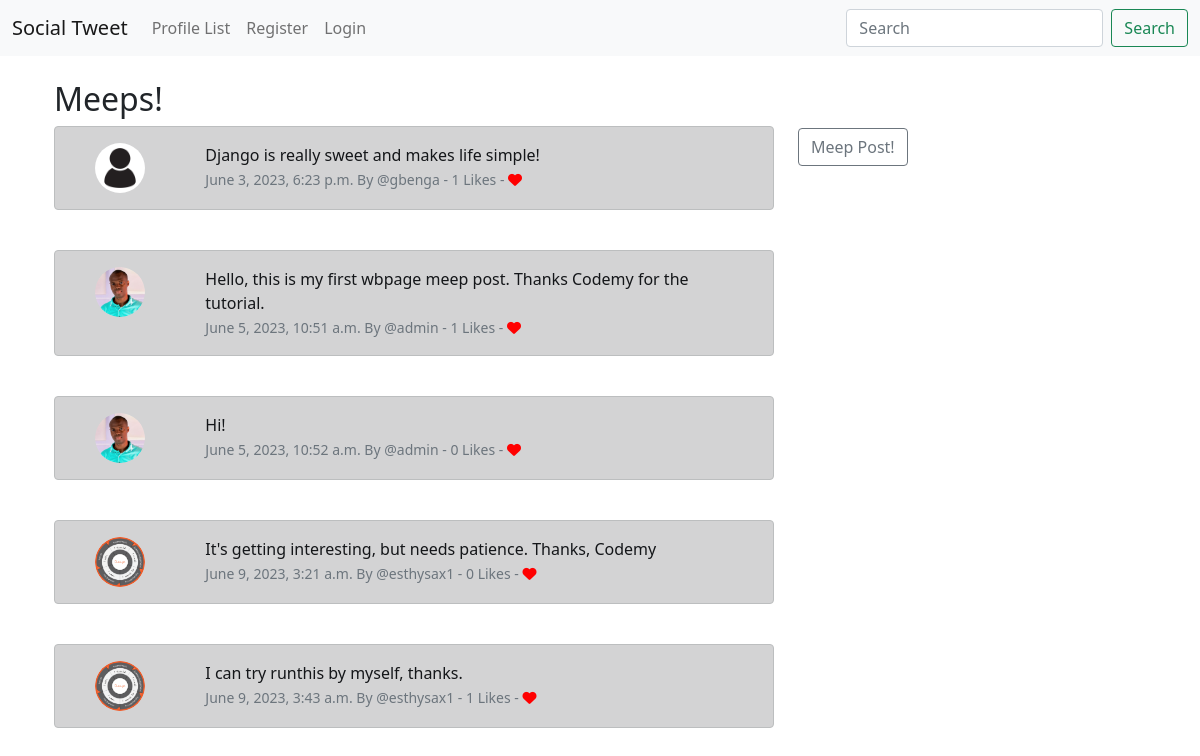
The page / on the database its author committed.
### social_tweet/models.py (models this page shows, shortened)
class Meep(models.Model):
	user = models.ForeignKey(
			User, related_name='meeps',
			on_delete=models.DO_NOTHING
			)
	body = models.CharField(max_length=200)
	created_at = models.DateTimeField(auto_now_add=True)
	likes = models.ManyToManyField(User, related_name='meep_like')
	def number_of_likes(self):
		return self.likes.count()

class Profile(models.Model):
	user = models.OneToOneField(User, on_delete=models.CASCADE)
	follows = models.ManyToManyField('self',
				related_name='followed_by',
				symmetrical=False,
				blank=True)
	date_modified = models.DateTimeField(User, auto_now=True)
	profile_image = models.ImageField(null=True, blank=True, upload_to='images/')

### social_tweet/views.py (the view)
# urls.py: path('', views.home, name='home'),
def home(request):
	if request.user.is_authenticated:
		form = MeepForm(request.POST or None)
		if request.method == 'POST':
			if form.is_valid:
				meep = form.save(commit=False)
				meep.user = request.user
				meep.save()
				messages.success(request, ('Your meep has been saved successfully!'))
				return redirect('home')
		meeps =  Meep.objects.all().order_by('created_at')
		return render(request, 'home.html', {'meeps':meeps, 'form':form})
	else:
		meeps =  Meep.objects.all().order_by('created_at')
		return render(request, 'home.html', {'meeps':meeps})

### social_tweet/templates/home.html (shortened to what this page needs)
{% extends 'base.html' %}
{% load static %}
 {% block content %}
<div class="container">
     <div class="row">
          <div class="col-md-8">
               <h2>Meeps!</h2>
                     {% for meep in meeps %}
                         <div class="alert alert-dark" role="alert">
                            <div class="container">
                                <div class="row">
                                    <div class="col-2">
                                    {% if meep.user.profile.profile_image %}
                                <img src="{{ meep.user.profile.profile_image.url }}" width=50 height=50 class="rounded-circle" alt="{{ profile.user.username }}">
                           {% else %}
                            <img src="{% static 'images/profile_image.jpg' %}" width=50 height=50 class="rounded-circle" alt="{{ profile.user.username }}">
                            {% endif %}
                                    </div>
                                    <div class="col-10">
                                        {{meep.body}} <br/>
                            <small class="text-muted">
                                {{meep.created_at}} By  @{{meep.user.username}}
                                - {{ meep.number_of_likes }} Likes -
                                {% if user in meep.likes.all %}
                                <a href="{% url 'meep_like' meep.id %}"> <i class="fa fa-heart-o" style="color:red"></i></a>
                                {% else %}
                                <a href="{% url 'meep_like' meep.id %}"> <i class="fa fa-heart" style="color:red"></i></a>
                                {% endif %}
                            </small>
                                    </div>
                                </div>
                            </div>
                         </div>
                         <br/>
                     {% endfor %}
          </div>
                  <div class="col-md-4 mt-5" >
                       <form method="POST">
                            <button class="btn btn-outline-secondary" type="submit">
                                 Meep Post!
                            </button>
                       </form>
                  </div>
     </div>
</div>
      {% endblock %}

### rows shown on the page
Meep: body "Django is really sweet and makes life simple!", created_at "June 3, 2023, 6:23 p.m.", user.username "gbenga", number_of_likes "1"
Meep: user.profile.profile_image (picture), body "Hello, this is my first wbpage meep post. Thanks Codemy for the tutorial.", created_at "June 5, 2023, 10:51 a.m.", user.username "admin", number_of_likes "1"
Meep: user.profile.profile_image (picture), body "Hi!", created_at "June 5, 2023, 10:52 a.m.", user.username "admin", number_of_likes "0"
Meep: user.profile.profile_image (picture), body "It's getting interesting, but needs patience. Thanks, Codemy", created_at "June 9, 2023, 3:21 a.m.", user.username "esthysax1", number_of_likes "0"
Meep: user.profile.profile_image (picture), body "I can try runthis by myself, thanks.", created_at "June 9, 2023, 3:43 a.m.", user.username "esthysax1", number_of_likes "1"
